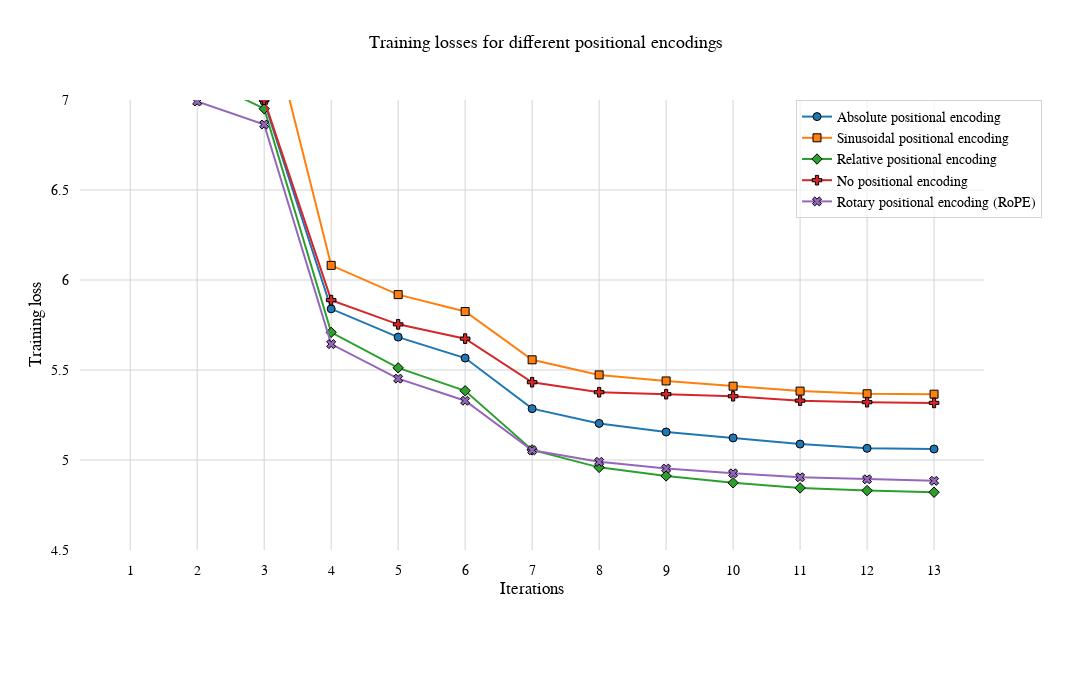

Notebook code for this chart:
### Markdown cell above
#### 1.2. Plot the training data

### Code cell
line_configs = [
    {
        "name": "Absolute positional encoding",
        "data": positional_encodings["absolute"]["train"],
        "color": "#1f77b4",
        "dash": "solid",
        "width": 2,
        "marker_symbol": 0,
    },
    {
        "name": "Sinusoidal positional encoding",
        "data": positional_encodings["sinusoidal"]["train"],
        "color": "#ff7f0e",
        "dash": "solid",
        "width": 2,
        "marker_symbol": 1,
    },
    {
        "name": "Relative positional encoding",
        "data": positional_encodings["relative"]["train"],
        "color": "#2ca02c",
        "dash": "solid",
        "width": 2,
        "marker_symbol": 2,
    },
    {
        "name": "No positional encoding",
        "data": positional_encodings["none"]["train"],
        "color": "#d62728",
        "dash": "solid",
        "width": 2,
        "marker_symbol": 3,
    },
    {
        "name": "Rotary positional encoding (RoPE)",
        "data": positional_encodings["rope"]["train"],
        "color": "#9467bd",
        "dash": "solid",
        "width": 2,
        "marker_symbol": 4,
    },
]
iterations = np.arange(1, len(positional_encodings["none"]["train"]) + 1)

figure = plot_losses(
    line_configs=line_configs,
    iterations=iterations,
    title="Training losses for different positional encodings",
    xaxis_title="Iterations",
    yaxis_title="Training loss",
    width=1200,
    height=700,
    yaxis_range=[4.5, 7],
    save_figure=False,
)
figure.show()

### Figure 1 — Plotly figure (JSON) as saved in the notebook; plotly's stock layout.template omitted (floating-point values rounded to 4 significant figures)
{"data": [{"hovertemplate": "<b>Iteration</b>: %{x}<br><b>Loss</b>: %{y:.4f}<br>", "line": {"color": "#1f77b4", "dash": "solid", "width": 2}, "marker": {"color": "#1f77b4", "line": {"color": "black", "width": 1}, "size": 8, "symbol": 0}, "mode": "lines+markers", "name": "Absolute positional encoding", "type": "scatter", "x": [1, 2, 3, 4, 5, 6, 7, 8, 9, 10, 11, 12, 13], "xaxis": "x", "y": [7.816, 7.193, 6.991, 5.84, 5.683, 5.566, 5.285, 5.203, 5.156, 5.123, 5.088, 5.065, 5.061], "yaxis": "y"}, {"hovertemplate": "<b>Iteration</b>: %{x}<br><b>Loss</b>: %{y:.4f}<br>", "line": {"color": "#ff7f0e", "dash": "solid", "width": 2}, "marker": {"color": "#ff7f0e", "line": {"color": "black", "width": 1}, "size": 8, "symbol": 1}, "mode": "lines+markers", "name": "Sinusoidal positional encoding", "type": "scatter", "x": [1, 2, 3, 4, 5, 6, 7, 8, 9, 10, 11, 12, 13], "xaxis": "x", "y": [8.511, 7.447, 7.561, 6.081, 5.919, 5.825, 5.557, 5.473, 5.439, 5.41, 5.383, 5.368, 5.366], "yaxis": "y"}, {"hovertemplate": "<b>Iteration</b>: %{x}<br><b>Loss</b>: %{y:.4f}<br>", "line": {"color": "#2ca02c", "dash": "solid", "width": 2}, "marker": {"color": "#2ca02c", "line": {"color": "black", "width": 1}, "size": 8, "symbol": 2}, "mode": "lines+markers", "name": "Relative positional encoding", "type": "scatter", "x": [1, 2, 3, 4, 5, 6, 7, 8, 9, 10, 11, 12, 13], "xaxis": "x", "y": [7.739, 7.132, 6.952, 5.709, 5.512, 5.385, 5.056, 4.959, 4.912, 4.873, 4.845, 4.83, 4.821], "yaxis": "y"}, {"hovertemplate": "<b>Iteration</b>: %{x}<br><b>Loss</b>: %{y:.4f}<br>", "line": {"color": "#d62728", "dash": "solid", "width": 2}, "marker": {"color": "#d62728", "line": {"color": "black", "width": 1}, "size": 8, "symbol": 3}, "mode": "lines+markers", "name": "No positional encoding", "type": "scatter", "x": [1, 2, 3, 4, 5, 6, 7, 8, 9, 10, 11, 12, 13], "xaxis": "x", "y": [7.697, 7.138, 7.001, 5.888, 5.754, 5.674, 5.432, 5.377, 5.366, 5.354, 5.33, 5.321, 5.317], "yaxis": "y"}, {"hovertemplate": "<b>Iteration</b>: %{x}<br><b>Loss</b>: %{y:.4f}<br>", "line": {"color": "#9467bd", "dash": "solid", "width": 2}, "marker": {"color": "#9467bd", "line": {"color": "black", "width": 1}, "size": 8, "symbol": 4}, "mode": "lines+markers", "name": "Rotary positional encoding (RoPE)", "type": "scatter", "x": [1, 2, 3, 4, 5, 6, 7, 8, 9, 10, 11, 12, 13], "xaxis": "x", "y": [7.651, 6.992, 6.864, 5.644, 5.452, 5.329, 5.054, 4.99, 4.952, 4.926, 4.904, 4.893, 4.884], "yaxis": "y"}], "layout": {"autosize": false, "font": {"color": "black", "family": "Arial", "size": 14}, "height": 700, "legend": {"bgcolor": "rgba(255, 255, 255, 0.7)", "bordercolor": "lightgrey", "borderwidth": 1, "x": 1, "xanchor": "right", "y": 1, "yanchor": "top"}, "margin": {"b": 150, "l": 80, "pad": 10, "r": 50, "t": 100}, "plot_bgcolor": "white", "showlegend": true, "title": {"font": {"size": 18}, "text": "Training losses for different positional encodings", "x": 0.5, "xanchor": "center", "y": 0.95, "yanchor": "top"}, "width": 1200, "xaxis": {"anchor": "y", "domain": [0, 0.94], "dtick": 1, "gridcolor": "lightgrey", "showgrid": true, "tick0": 0, "tickmode": "linear", "title": {"text": "Iterations"}}, "yaxis": {"anchor": "x", "domain": [0, 1], "gridcolor": "lightgrey", "range": [4.5, 7], "showgrid": true, "title": {"text": "Training loss"}, "zeroline": true, "zerolinecolor": "black", "zerolinewidth": 1}, "yaxis2": {"anchor": "x", "overlaying": "y", "side": "right"}}}
